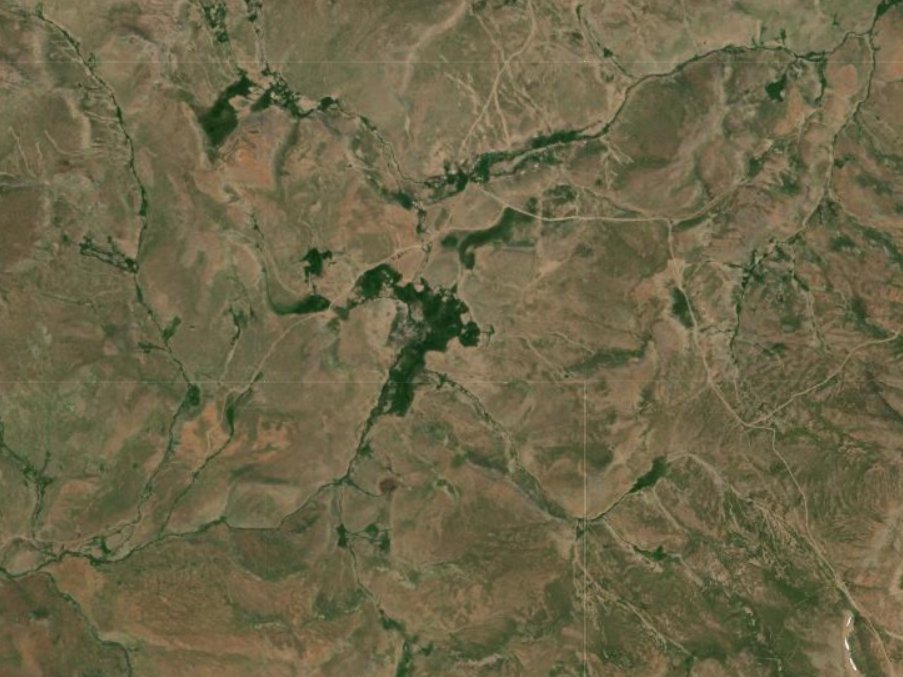
#> input picture aaaaa.png, 903 x 677 px
$ python createPlane.py
#> lines starting #> are read from the running program, lines starting #| are printed output that depends on the picture
import cv2
import numpy as np

img = cv2.imread('aaaaa.png') #resmi okuduk.
#> img is the input picture: shape (677, 903, 3); mean B, G, R 71.6, 101.7, 108.4

if img is None:
    print("Image is not found.")  #resim var mı yok mu kontrolü.
else:
    horizontal_repeat_number = 3  #yatay tekrar sayısı.
    vertical_repeat_number = 3  #dikey tekrar sayısı.

    plane = np.tile(img, (horizontal_repeat_number, vertical_repeat_number, 1)) # 3x3 görüntü oluşturuldu.
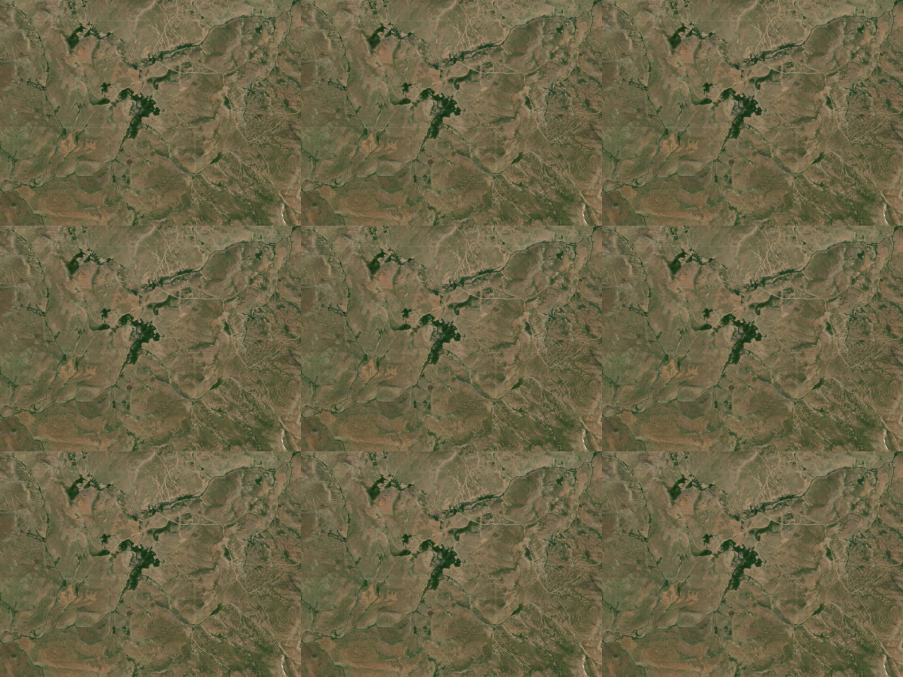
#> plane: shape (2031, 2709, 3) (shown at 1/3 size); mean B, G, R 71.6, 101.7, 108.4

    plane = cv2.resize(plane, (2800, 1600))
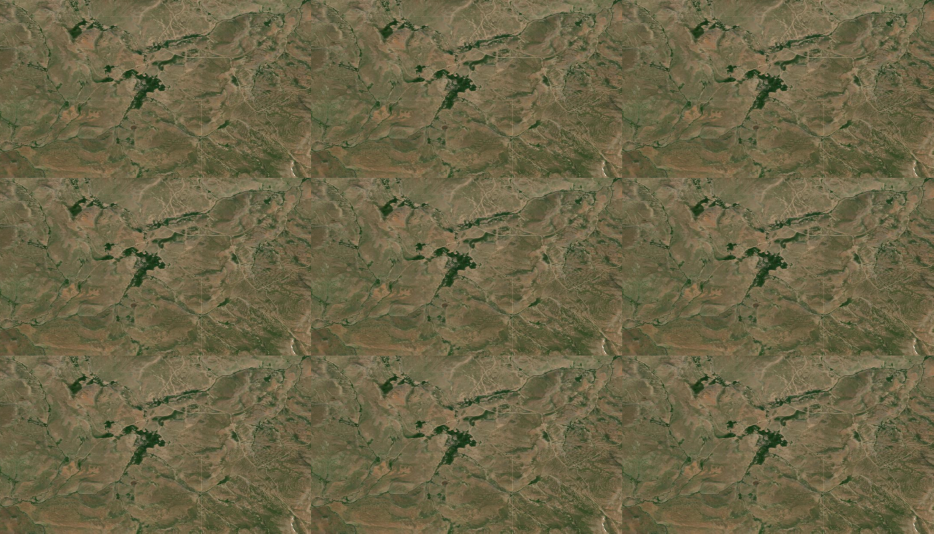
#> plane: shape (1600, 2800, 3) (shown at 1/3 size); mean B, G, R 71.4, 101.5, 108.3

    cv2.imshow('Created Plane', plane) #Görüntüyü ekranda göster.

    cv2.waitKey(0) #0 tuşuna basılana kadar görüntü açık kalır.

    cv2.destroyAllWindows() #0 tuşuna basıldığında tüm pencereleri kapatır.

    cv2.imwrite('createdPlane.png',plane) #Oluşturduğumuz düzlemi kaydeder.
